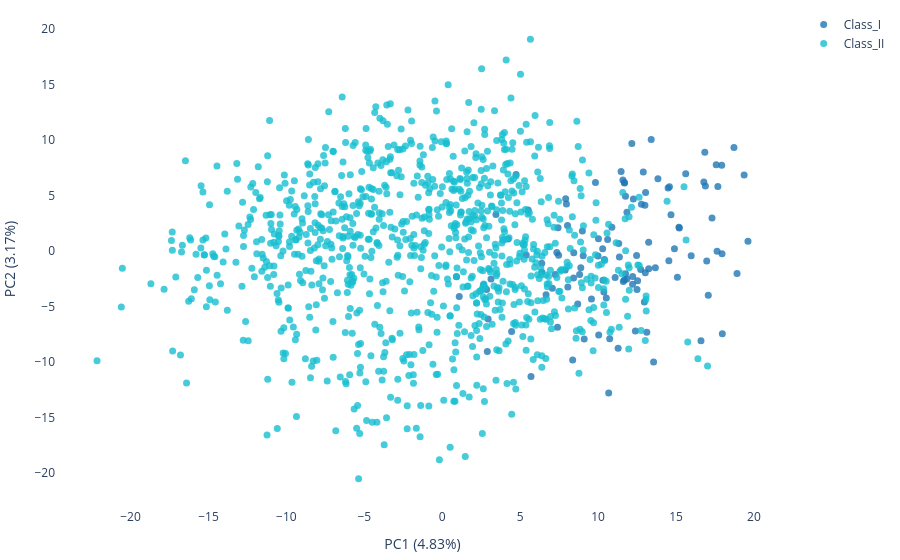

The cell this chart's notebook holds for it:
### Code cell
import plotly.graph_objects as go 

# Visualize pca 
OR_name = list(shuffle_pca_df.index)

# Extract OR class from index
OR_family = [re.match(r'Or(\d+)', _OR).group(1) if re.match(r'Or(\d+)', _OR) else 'None' for _OR in pca_df.index]

# Define Class I and Class II based on OR number ranges
Class_I_df = shuffle_pca_df.loc[[_OR for _OR, cls in zip(shuffle_pca_df.index, OR_family) if cls in map(str, range(51, 57))]]
Class_II_df = shuffle_pca_df.loc[[_OR for _OR, cls in zip(shuffle_pca_df.index, OR_family) if cls in map(str, range(1, 15))]]


# Define colors for each class
colormap = cf.distinct_colors(['Class_I', 'Class_II'])

# Plot
fig = go.Figure()

fig.add_trace(go.Scatter(
    x=Class_I_df.iloc[:, 0],  # First dimension
    y=Class_I_df.iloc[:, 1],  # Second dimension
    text=Class_I_df.index,    # Labels
    mode='markers',
    name='Class_I',
    marker=dict(
        color=colormap['Class_I'],
        size = 8, opacity=0.6
    )
))

fig.add_trace(go.Scatter(
    x=Class_II_df.iloc[:, 0],
    y=Class_II_df.iloc[:, 1],
    text=Class_II_df.index,
    mode='markers',
    name='Class_II',
    marker=dict(
        color=colormap['Class_II'],
        size = 8, opacity=0.6
    )
))


fig.update_traces( marker=dict(size=7, opacity = 0.8))
fig.update_layout(xaxis_title = f'PC1 ({variance_ratio[0]*100:.2f}%)',
                  yaxis_title = f'PC2 ({variance_ratio[1]*100:.2f}%)',
                  margin=dict(r=10, l=10, b=10, t=10),
                  plot_bgcolor='white',  # set the plot background color to white
                  paper_bgcolor='white',  # set the paper background color to white
)
fig.show()
# fig.write_html('../../output/ESM/PCA/Cbc_esm/PCA_Cbc_esm_class.html')

### Figure 1 — Plotly figure (JSON) as saved in the notebook; plotly's stock layout.template omitted (floating-point values rounded to 4 significant figures; data arrays with more than 128 entries replaced by an {"elided": "..."} marker saying what was removed)
{"data": [{"marker": {"color": "#1f77b4", "opacity": 0.8, "size": 7}, "mode": "markers", "name": "Class_I", "text": ["Or52Ae9", "Or52S1", "Or51A25", "Or51A43", "Or52P1", "Or51A6", "Or51M1", "Or51F23", "Or52N2C", "Or56B34", "Or52E15", "Or51Ab3", "Or52Z14", "Or51H5", "Or51S1", "Or52X1", "Or51A8", "Or52Ab2", "Or52D13", "Or52A5", "Or52B3", "Or52Ab4", "Or51G2", "Or51D1", "Or56A3", "Or51H1", "Or52N2B", "Or52H7", "Or51A39", "Or52K2", "Or52Z13", "Or55B4", "Or52R1", "Or52N5", "Or52E5", "Or51F1E", "Or56B2", "Or52A24", "Or56A5", "Or51A5", "Or52J3", "Or52E7", "Or52D3", "Or52E8B", "Or52S6", "Or51Af1", "Or51Q1", "Or51Ai2", "Or52Ad1", "Or52S19", "Or52P2", "Or51K2", "Or52Z12", "Or52E18", "Or52H2", "Or52R1B", "Or52N4B", "Or51F1", "Or51A10", "Or51V14", "Or52M1", "Or52N20", "Or52Ac1", "Or51V8", "Or51B6", "Or51Aa2", "Or51B6B", "Or52L1", "Or52S1B", "Or52A5B", "Or52Ab7", "Or51G1", "Or52E2", "Or56B35", "Or52E3", "Or51B17", "Or51F5", "Or51F23B", "Or56B2J", "Or56A3B", "Or56B1", "Or52N2", "Or51Ag1", "Or51Q1C", "Or51F1D", "Or51I1", "Or51K1", "Or51A7", "Or52Ae7", "Or52E8", "Or52A33", "Or52W1", "Or52Z1", "Or51I2", "Or52H1", "Or52E19B", "Or51A24", "Or51E1", "Or52N3", "Or52R1C", "Or55B10", "Or52N4", "Or56A4", "Or51Ac3", "Or52A20", "Or52B1", "Or51Aa5", "Or52E19", "Or52I2", "Or52H9", "Or55B3", "Or51B4", "Or52D1", "Or51F2"], "type": "scatter", "x": [11.85, 10.88, 10.53, 7.392, 13.12, 4.227, 10.31, 1.091, 7.244, 9.574, 16.78, 10.04, 7.967, 12.9, 17.97, 8.424, 7.464, 17.93, 10.61, 12.16, 18.91, 16.88, 11.28, 13.67, 11.32, 17.31, 5.513, 7.919, 12.5, 15.19, 11.68, 12.97, 10.37, 9.831, 18.72, 2.648, 10.02, 13.0, 9.043, 0.9163, 13.03, 13.84, 15.97, 14.49, 13.25, 10.68, 13.56, 17.07, 13.05, 17.63, 10.74, 12.53, 11.59, 16.85, 7.43, 12.21, 6.661, 4.451, 2.891, 8.99, 17.95, 3.445, 15.09, 8.439, 12.22, 6.394, 12.78, 16.6, 13.24, 13.41, 17.58, 14.54, 15.62, 11.36, 14.58, 11.62, 2.846, 5.386, 11.84, 14.9, 7.064, 7.888, 8.367, 12.39, 2.943, 8.057, 10.41, 4.738, 10.29, 14.68, 7.351, 19.61, 11.76, 11.09, 11.69, 19.37, 8.691, 12.47, 11.47, 11.76, 9.107, 6.383, 8.812, 9.995, 12.26, 15.21, 8.89, 17.68, 5.694, 8.036, 11.68, 12.73, 16.97, 3.127], "y": [3.473, 2.144, -4.236, -6.867, -7.33, 1.08, -2.638, -4.117, -2.118, -4.329, 6.201, -7.577, 4.228, 7.111, -7.462, -2.429, -0.3949, 7.725, 1.032, 9.682, -2.024, 5.861, -8.771, -1.506, 0.663, 2.976, 3.687, 4.698, -3.48, 2.13, 6.156, -4.611, -3.692, 6.169, 9.321, -3.048, 1.096, 4.126, -0.4458, -2.326, -1.962, 6.493, -0.4376, 5.674, -1.606, -12.79, -10.0, -3.992, 5.254, -0.02088, -7.902, -2.679, 6.382, 8.885, 2.084, -3.005, -3.949, -7.253, -9.068, 1.79, -0.2457, 3.28, -2.38, -0.1749, -2.298, -1.933, 4.196, -8.09, 0.7899, 10.03, 7.766, -0.8803, 6.96, -0.5549, 5.792, -2.766, -3.487, -0.3708, -2.525, 0.1928, -3.358, -1.721, -9.822, -7.217, -6.144, -3.249, -0.7793, 6.885, 0.2007, 3.262, -0.1468, 0.8784, 4.919, -2.394, 6.116, 6.83, -4.785, -0.4228, 7.15, -2.052, -7.928, -1.109, -2.134, -0.4605, 4.67, 2.061, -1.523, 5.808, -11.31, 2.29, -2.617, -1.675, -0.9045, -2.521]}, {"marker": {"color": "#17becf", "opacity": 0.8, "size": 7}, "mode": "markers", "name": "Class_II", "text": {"elided": "943 str values"}, "type": "scatter", "x": {"elided": "943 float values"}, "y": {"elided": "943 float values"}}], "layout": {"margin": {"b": 10, "l": 10, "r": 10, "t": 10}, "paper_bgcolor": "white", "plot_bgcolor": "white", "xaxis": {"title": {"text": "PC1 (4.83%)"}}, "yaxis": {"title": {"text": "PC2 (3.17%)"}}}}
